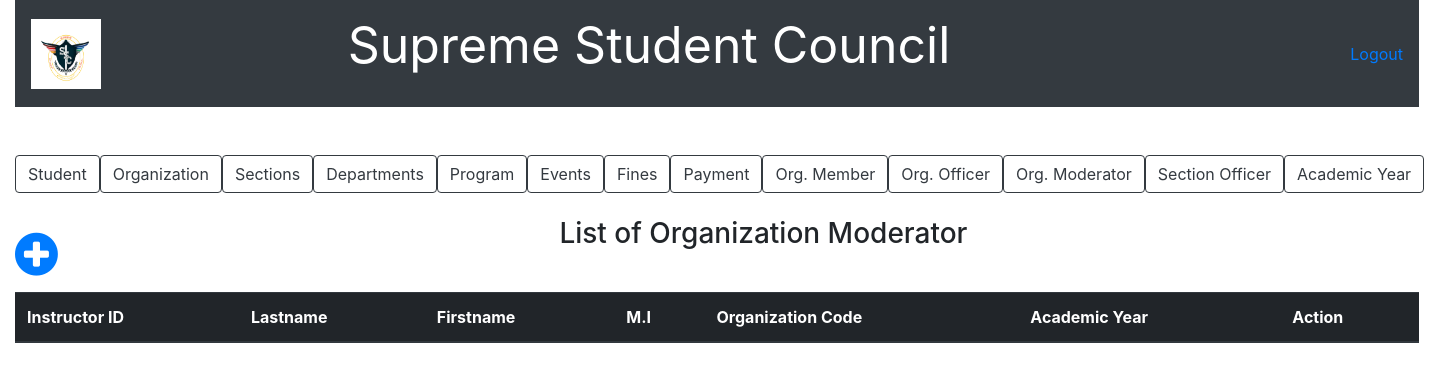
/list_of_organization_moderator.php, run on an earlier commit of the app's database.
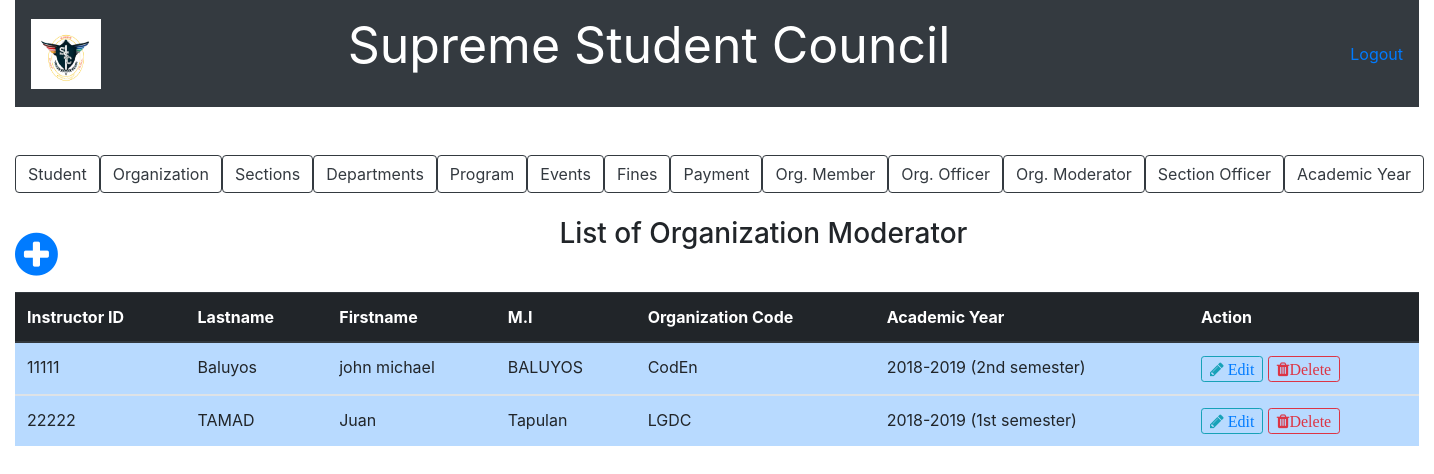
And on a later commit of the database.
### tables this page shows
CREATE TABLE `org_moderator` (
  `instructor_id` varchar(50) NOT NULL,
  `last_name` varchar(50) NOT NULL,
  `first_name` varchar(50) NOT NULL,
  `middle_name` varchar(50) NOT NULL,
  `organization_code` varchar(50) NOT NULL,
  `academic_code` varchar(50) NOT NULL
);

CREATE TABLE `academic_year` (
  `academic_code` varchar(50) NOT NULL,
  `acad_year` varchar(50) NOT NULL,
  `semester` varchar(50) NOT NULL
);

### list_of_organization_moderator.php (the view, shortened to what this page needs)
<?php include('server.php'); ?>
<!DOCTYPE html>
<html>
<head>
		<link rel="stylesheet" href="bootstrap/css/bootstrap.min.css">
		<link rel = "stylesheet" href = "font-awesome-4.7.0/font-awesome-4.7.0/css/font-awesome.min.css">
		<link href = "css/style.css" rel = "stylesheet" type = "text/css" >
</head>
<body>
	<div class="container-fluid">
		<nav class="navbar navbar-expand-lg navbar-dark bg-dark">
		   <a href = "index.php"><img src = "picture/ssc.PNG" style=" height:70px; width:70px;"></a>
		  <div class="collapse navbar-collapse" id="navbarTogglerDemo03">
		    	</center><p style="color:white; font-size: 50px; margin-right: 400px;">Supreme Student Council<strong></strong></p>
		    	<a href="logout.php">Logout</a>
		  </div>
		</nav>
	</div>
	<br /><br />
	<div class="container-fluid">
				<div class="btn-group btn-group-lg" role="group"">
					<a href = "list_of_student.php"><button type="button" class="btn btn-outline-dark">Student</button></a>
					<a href ="list_of_organization.php"><button type="button" class="btn btn-outline-dark">Organization</button></a>
					<a href ="list_of_section.php"><button type="button" class="btn btn-outline-dark">Sections</button></a>
					<a href ="list_of_department.php"><button type="button" class="btn btn-outline-dark">Departments</button>
					<a href ="list_of_program.php"><button type="button" class="btn btn-outline-dark">Program</button></a>
					<a href ="list_of_event.php"><button type="button" class="btn btn-outline-dark">Events</button></a>
					<a href ="fines.php"><button type="button" class="btn btn-outline-dark">Fines</button></a>
					<a href ="payment.php"><button type="button" class="btn btn-outline-dark">Payment</button></a>
					<a href ="list_of_organization_member.php"><button type="button" class="btn btn-outline-dark">Org. Member</button></a>
					<a href ="list_of_organization_officer.php"><button type="button" class="btn btn-outline-dark">Org. Officer</button></a>
					<a href ="list_of_organization_moderator.php"><button type="button" class="btn btn-outline-dark">Org. Moderator</button></a>
					<a href ="list_of_section_officer.php"><button type="button" class="btn btn-outline-dark">Section Officer</button></a>
					<a href ="list_of_acad_year.php"><button type="button" class="btn btn-outline-dark">Academic Year</button></a>
				</div>
			<br /><br />
				<a href = "add_new_organization_moderator.php"><span style="float: left; font-size: 50px; margin-right: 50px;"><i class="fa fa-plus-circle" font-size = "50px"></i></span></a>
				<center><h3>List of Organization Moderator</h3></center><br />
				<?php $results = mysqli_query($db, "SELECT * FROM org_moderator,academic_year WHERE org_moderator.academic_code=academic_year.academic_code"); ?>
				<table class="table table-primary">
				  <thead class="thead-dark">
				    <tr>
				      <th scope="col">Instructor ID</th>
				      <th scope="col">Lastname</th>
					  <th scope="col">Firstname</th>
					  <th scope="col">M.I</th>
					  <th scope="col">Organization Code</th>
					  <th scope="col">Academic Year</th>
				      <th scope="col">Action</th>
				    </tr>
				  </thead>
				  <?php while ($row = mysqli_fetch_array($results)){ ?>
				  <tbody>
				    <tr>
							<td><?php echo $row['instructor_id']?></td>
							<td><?php echo $row['last_name']?></td>
							<td><?php echo $row['first_name']?></td>
							<td><?php echo $row['middle_name']?></td>
							<td><?php echo $row['organization_code']?></td>
							<td><?php echo $row['acad_year']." "."(".$row['semester'].")" ?></td>
							<td>
								<button type="button" class="btn btn-outline-info btn-sm fa fa-pencil"><a href="update_org_moderator.php?edit5=<?php echo $row['instructor_id']; ?>"> Edit </a></button>
								<button type="button" class="btn btn-outline-danger btn-sm fa fa-trash" data-toggle="modal" data-target="#exampleModal">Delete</button>
							</td>
				    </tr>
				  </tbody>
				<?php
  				  } ?>
				</table>
	</div>
</body>
</html>

What changed in the data, as far as the page shows it:
added org_moderator: instructor_id "11111", last_name "Baluyos", first_name "john michael", middle_name "BALUYOS", organization_code "CodEn", academic_code.acad_year "2018-2019", academic_code.semester "2nd semester"
added org_moderator: instructor_id "22222", last_name "TAMAD", first_name "Juan", middle_name "Tapulan", organization_code "LGDC", academic_code.acad_year "2018-2019", academic_code.semester "1st semester"
